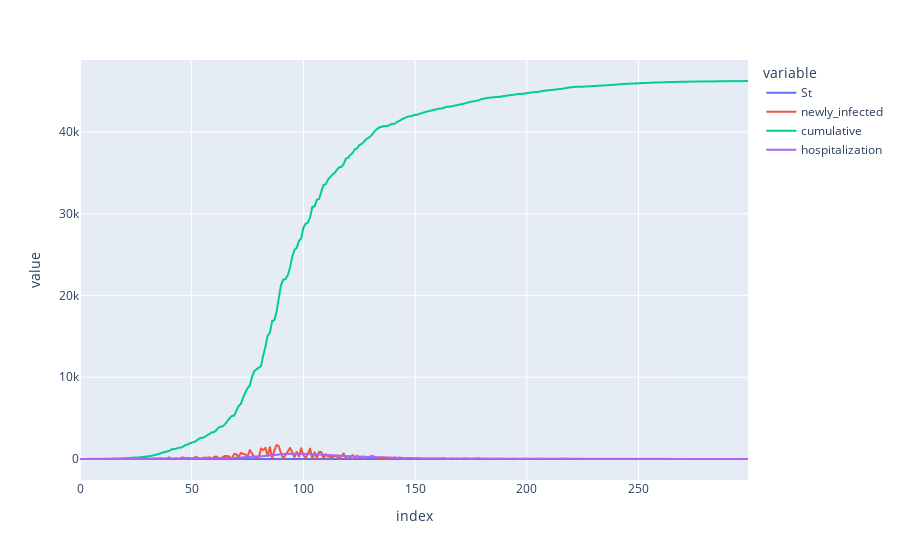

Write notebook code for a chart like this one.
### Markdown cell above
# Tests

### Code cell
import plotly.express as px
import pandas as pd

population = 100000
n = 300
R = 3*torch.rand(n)
init = np.array([3,3,3,3,3])
alpha = 0.8
observations = epidim_model(population,R, init, alpha)

observations_df = pd.DataFrame(observations)
px.line(observations_df, y=observations_df.columns)

### Figure 1 — Plotly figure (JSON) as saved in the notebook; plotly's stock layout.template omitted (floating-point values rounded to 4 significant figures; data arrays with more than 128 entries replaced by an {"elided": "..."} marker saying what was removed)
{"data": [{"hovertemplate": "variable=St<br>index=%{x}<br>value=%{y}<extra></extra>", "legendgroup": "St", "line": {"color": "#636efa", "dash": "solid"}, "marker": {"symbol": "circle"}, "mode": "lines", "name": "St", "showlegend": true, "x": {"elided": "300 int values"}, "xaxis": "x", "y": {"elided": "300 float values"}, "yaxis": "y", "type": "scattergl"}, {"hovertemplate": "variable=newly_infected<br>index=%{x}<br>value=%{y}<extra></extra>", "legendgroup": "newly_infected", "line": {"color": "#EF553B", "dash": "solid"}, "marker": {"symbol": "circle"}, "mode": "lines", "name": "newly_infected", "showlegend": true, "x": {"elided": "300 int values"}, "xaxis": "x", "y": {"elided": "300 float values"}, "yaxis": "y", "type": "scattergl"}, {"hovertemplate": "variable=cumulative<br>index=%{x}<br>value=%{y}<extra></extra>", "legendgroup": "cumulative", "line": {"color": "#00cc96", "dash": "solid"}, "marker": {"symbol": "circle"}, "mode": "lines", "name": "cumulative", "showlegend": true, "x": {"elided": "300 int values"}, "xaxis": "x", "y": {"elided": "300 float values"}, "yaxis": "y", "type": "scattergl"}, {"hovertemplate": "variable=hospitalization<br>index=%{x}<br>value=%{y}<extra></extra>", "legendgroup": "hospitalization", "line": {"color": "#ab63fa", "dash": "solid"}, "marker": {"symbol": "circle"}, "mode": "lines", "name": "hospitalization", "showlegend": true, "x": {"elided": "300 int values"}, "xaxis": "x", "y": {"elided": "300 float values"}, "yaxis": "y", "type": "scattergl"}], "layout": {"xaxis": {"anchor": "y", "domain": [0.0, 1.0], "title": {"text": "index"}}, "yaxis": {"anchor": "x", "domain": [0.0, 1.0], "title": {"text": "value"}}, "legend": {"title": {"text": "variable"}, "tracegroupgap": 0}, "margin": {"t": 60}}}
